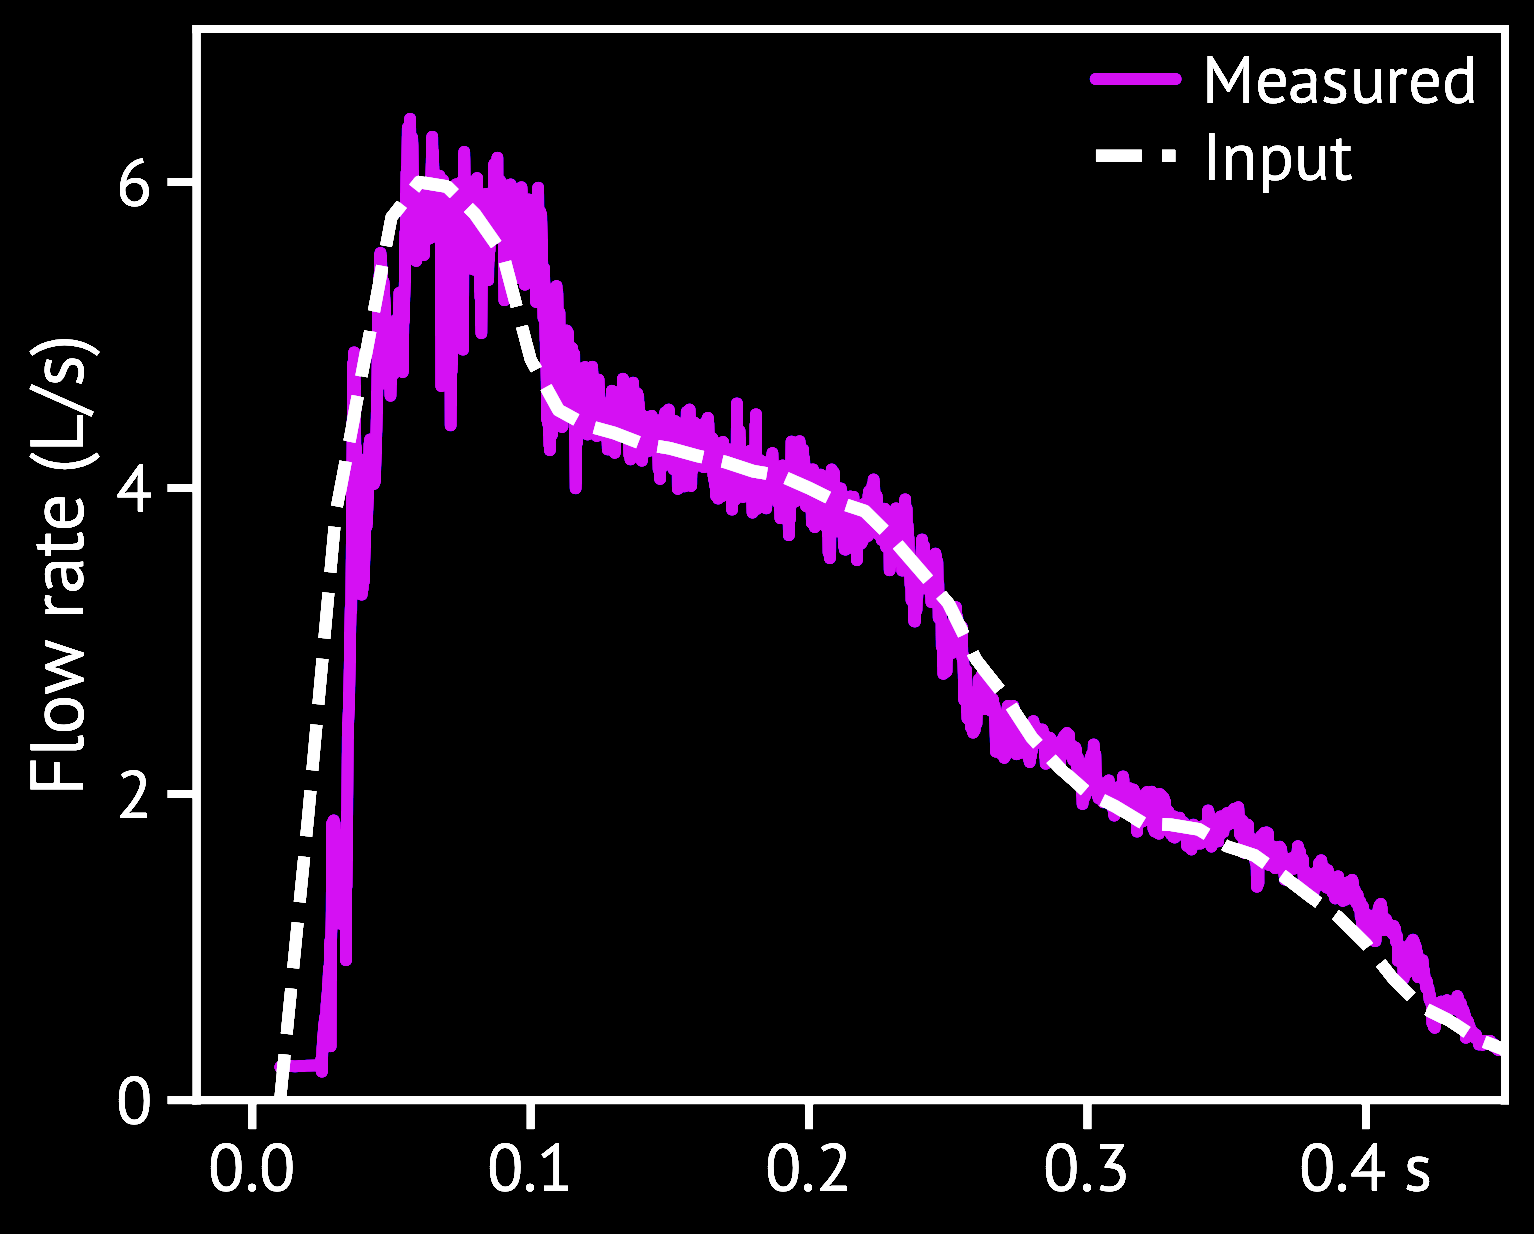

Reproduce this figure in Python.
import tkinter as tk
from tkinter import filedialog
from zipfile import Path
import pandas as pd
import matplotlib.pyplot as plt
from matplotlib.ticker import MaxNLocator
import numpy as np
import warnings

# Uncomment if you have cvd_check available
from tcm_utils import cvd_check as cvd
from tcm_utils.plot_style import (
    use_tcm_poster_style)

warnings.filterwarnings('ignore')


# def _combined_legend(ax1, ax2=None, loc='upper left', fontsize=9):
#     """Create a combined legend from ax1 and (optionally) ax2."""
#     handles1, labels1 = ax1.get_legend_handles_labels()
#     handles = list(handles1)
#     labels = list(labels1)

#     if ax2 is not None:
#         handles2, labels2 = ax2.get_legend_handles_labels()
#         for h, l in zip(handles2, labels2):
#             if l not in labels:
#                 handles.append(h)
#                 labels.append(l)

#     ax1.legend(handles, labels, loc=loc, fontsize=fontsize)


# def select_file(title):
#     """Open file dialog to select a CSV file."""
#     root = tk.Tk()
#     root.withdraw()
#     root.attributes("-topmost", True)
#     file_path = filedialog.askopenfilename(
#         parent=root,
#         title=title,
#         filetypes=[("CSV files", "*.csv"), ("All files", "*.*")]
#     )
#     root.destroy()
#     return file_path


def read_piv_data(file_path):
    """
    Read PIV data CSV file (needs clean single header row).
    """
    try:
        # PIV data has a simple single header row, read directly
        df = pd.read_csv(file_path, skipinitialspace=True)

        # Clean up whitespace in column names
        df.columns = df.columns.str.strip()

        print(f"\nPIV Data Columns: {df.columns.tolist()}")
        print(f"Number of rows: {len(df)}")
        print("First few rows:")
        print(df.head())

        return df
    except Exception as e:
        print(f"Error reading PIV data CSV: {e}")
        return None


def read_valve_data(file_path):
    """
    Read valve data CSV file with all metadata rows at top.
    """
    try:
        # Find the header row and extract T0
        t0 = None
        header_row_idx = None

        with open(file_path, 'r') as f:
            lines = f.readlines()

        for i, line in enumerate(lines):
            # Extract Trigger T0
            if 'Trigger T0' in line and '(us)' in line:
                try:
                    parts = line.split(',')
                    if len(parts) > 1:
                        t0 = float(parts[1].strip())
                except:
                    pass

            # Find the header row (contains 'us,v1 action' etc.)
            stripped = line.strip()
            if stripped.startswith('us,') or stripped.startswith('us '):
                header_row_idx = i
                print(f"Found header at line {i}: {stripped[:60]}")
                break

        if header_row_idx is None:
            raise ValueError(
                "Could not find data header row starting with 'us'")

        # Read CSV with the header at the correct position
        rows_to_skip = list(range(header_row_idx))

        df = pd.read_csv(
            file_path,
            skiprows=rows_to_skip,
            on_bad_lines='skip'
        )

        # Process the data
        df.columns = df.columns.str.strip()
        print(f"Columns found: {df.columns.tolist()}")

        # Remove empty rows
        df = df.dropna(how='all').reset_index(drop=True)

        # Convert to numeric
        df['us'] = pd.to_numeric(df['us'], errors='coerce')
        df['v1 action'] = pd.to_numeric(df['v1 action'], errors='coerce')

        # Remove rows where conversion failed
        df = df.dropna(subset=['us', 'v1 action']).reset_index(drop=True)

        print(f"Data shape after cleaning: {df.shape}")
        print(f"First few rows:\n{df.head()}")

        # Extract valve times
        closing = df['v1 action'] == 0
        opening = df['v1 action'] == 1

        if not closing.any():
            raise ValueError("No closing action (v1 action = 0) found")
        if not opening.any():
            raise ValueError("No opening action (v1 action = 1) found")

        closing_time = df.loc[closing, 'us'].iloc[0]
        opening_time = df.loc[opening, 'us'].iloc[0]

        df.attrs['t0'] = t0

        print(f"\nTrigger T0: {t0} µs")
        print(f"Opening: {opening_time} µs")
        print(f"Closing: {closing_time} µs")
        print(f"Final data shape: {df.shape}")

        return df, opening_time, closing_time

    except Exception as e:
        print(f"Error: {e}")
        import traceback
        traceback.print_exc()
        return None, None, None


def get_valve_opening(setpoint_mA):
    if setpoint_mA == -1.0:
        return None
    dict = {12.0: 0.0, 12.1: 0.00261, 12.2: 0.004617, 12.3: 0.006223, 12.4: 0.007629, 12.5: 0.009038, 12.6: 0.010651, 12.7: 0.01267, 12.8: 0.015298, 12.9: 0.018737, 13.0: 0.023187, 13.1: 0.028852, 13.2: 0.035892, 13.3: 0.04405, 13.4: 0.052834, 13.5: 0.061749, 13.6: 0.070547, 13.7: 0.079887, 13.8: 0.090635, 13.9: 0.103656, 14.0: 0.119699, 14.1: 0.138445, 14.2: 0.159008, 14.3: 0.180494, 14.4: 0.2021, 14.5: 0.223325, 14.6: 0.243735, 14.7: 0.262907, 14.8: 0.28105, 14.9: 0.299249, 15.0: 0.318644, 15.1: 0.339537, 15.2: 0.36084, 15.3: 0.381332, 15.4: 0.399795, 15.5: 0.415417, 15.6: 0.428971, 15.7: 0.44161, 15.8: 0.454487, 15.9: 0.468757,
            16.0: 0.485531, 16.1: 0.504894, 16.2: 0.525887, 16.3: 0.547501, 16.4: 0.568727, 16.5: 0.588557, 16.6: 0.606221, 16.7: 0.621993, 16.8: 0.636433, 16.9: 0.650103, 17.0: 0.663563, 17.1: 0.677362, 17.2: 0.691708, 17.3: 0.706415, 17.4: 0.721278, 17.5: 0.736089, 17.6: 0.750649, 17.7: 0.764894, 17.8: 0.778882, 17.9: 0.792673, 18.0: 0.806331, 18.1: 0.819916, 18.2: 0.833476, 18.3: 0.846996, 18.4: 0.860448, 18.5: 0.873805, 18.6: 0.887038, 18.7: 0.90012, 18.8: 0.913022, 18.9: 0.925717, 19.0: 0.938176, 19.1: 0.950373, 19.2: 0.962278, 19.3: 0.973864, 19.4: 0.985103, 19.5: 0.995967, 19.6: 1.0, 19.7: 1.0, 19.8: 1.0, 19.9: 1.0, 20.0: 1.0, 20.1: 1.0}
    return dict.get(setpoint_mA)


def identify_columns(piv_df, valve_df):
    """
    Identify columns by known indices.
    PIV data: time_s is column [1], flow_rate is column [3]
    Valve data: time (us) is column [0], setpoint mA is column [2], pressure is column [3]
    """
    # Get columns by index
    piv_cols = piv_df.columns.tolist()
    valve_cols = valve_df.columns.tolist()

    # Use known indices
    time_col_piv = piv_cols[1]
    flow_rate_col = piv_cols[3]
    time_col_valve = valve_cols[0]
    action_col = valve_cols[1]
    setpoint_col = valve_cols[2]
    pressure_col = valve_cols[3]

    return {
        'piv_time_col': time_col_piv,
        'flow_rate_col': flow_rate_col,
        'valve_time_col': time_col_valve,
        'action_col': action_col,
        'setpoint_col': setpoint_col,
        'pressure_col': pressure_col
    }


def get_iso_flow_rate(P_upstream, P_downstream, T_upstream, C, b):
    """
    Calculates flow rate Q according to ISO 6358 standards.
    P_upstream, P_downstream: Absolute pressure (bar)
    C: Sonic Conductance (L/s/bar)
    b: Critical pressure ratio
    """
    if P_downstream >= P_upstream:
        return 0.0

    T0 = 293.15
    pressure_ratio = P_downstream / P_upstream

    if pressure_ratio <= b:
        Q = C * P_upstream * np.sqrt(T0 / T_upstream)
    else:
        Q = C * P_upstream * np.sqrt(T0 / T_upstream) * \
            np.sqrt(1 - ((pressure_ratio - b) / (1 - b))**2)

    return Q


def new_calculate_theoretical_flow(valve_df, pressure_col, opening_time, closing_time):
    """Calculate theoretical flow rate using ISO 6358 standards."""

    # THESE VALUES ARE NOT USED ANYMORE. HAVE NOT BEEN USED FOR A WHILE FOR THE FLOW GOAL COMPARISON. WILL NOT DISTINGUISH BETWEEN PROP AND SOL
    C = 6.25  # Sonic Conductance (L/s/bar)
    b = 0.23   # Critical pressure ratio
    T_upstream = 293.15  # Temperature in Kelvin
    P_downstream = 1.01325  # Atmospheric pressure in bar

    valve_df = valve_df.copy()
    valve_df['theoretical_flow_L_s'] = 0.0

    for idx, row in valve_df.iterrows():
        time_us = row['us']
        P_upstream = row[pressure_col]

        if time_us < opening_time or time_us > closing_time:
            valve_df.at[idx, 'theoretical_flow_L_s'] = 0.0
            continue

        setpoint_mA = row.get('setpoint/mA', -1.0)
        valve_opening = get_valve_opening(setpoint_mA)

        if valve_opening is None or valve_opening == 0:
            valve_df.at[idx, 'theoretical_flow_L_s'] = 0.0
        else:
            C_effective = C * valve_opening
            flow_rate = get_iso_flow_rate(
                P_upstream, P_downstream, T_upstream, C_effective, b)
            valve_df.at[idx, 'theoretical_flow_L_s'] = flow_rate

    return valve_df


def synchronize_data(piv_df, valve_df, columns, opening_time, closing_time):
    """
    Synchronize PIV and valve data to a common time base.
    """
    # Configuration
    calibration_image_size_px = 1280
    video_image_size_px = 896
    cropping_factor_px = 72
    piv_scaling_factor = (video_image_size_px - 2 *
                          cropping_factor_px) / calibration_image_size_px
    piv_trigger_delay_s = 0.01
    piv_flow_delay = 0.0074

    time_col_piv = columns['piv_time_col']
    flow_rate_col = columns['flow_rate_col']
    time_col_valve = columns['valve_time_col']
    setpoint_col = columns['setpoint_col']
    pressure_col = columns['pressure_col']
    action_col = columns['action_col']

    # Get the T0 trigger time from valve data metadata
    t0_us = valve_df.attrs.get('t0')

    if t0_us is None:
        print(
            "Warning: Trigger T0 not found in metadata, using first valve time as reference")
        t0_us = valve_df[time_col_valve].iloc[0]

    # PIV data processing
    piv_df_sync = piv_df.copy()
    piv_df_sync['time_s'] = piv_df_sync[time_col_piv] + piv_trigger_delay_s

    # Scale the PIV flow rate
    if piv_scaling_factor != 1.0:
        piv_df_sync[flow_rate_col] = piv_df_sync[flow_rate_col] * \
            piv_scaling_factor

    # Valve data processing
    valve_df_sync = valve_df.copy()
    valve_df_sync['time_s'] = (valve_df_sync[time_col_valve] - t0_us) / 1e6

    # Calculate theoretical flow
    valve_df_sync = new_calculate_theoretical_flow(
        valve_df_sync, pressure_col, opening_time, closing_time)

    # Clean data
    piv_df_sync = piv_df_sync.dropna(subset=[flow_rate_col])
    valve_df_sync = valve_df_sync.dropna(subset=[setpoint_col])

    # Sort by time
    piv_df_sync = piv_df_sync.sort_values('time_s').reset_index(drop=True)
    valve_df_sync = valve_df_sync.sort_values('time_s').reset_index(drop=True)

    return piv_df_sync, valve_df_sync, flow_rate_col, setpoint_col, action_col


def synchronize_piv_like(piv_like_df, piv_time_col, flow_rate_col):
    """
    Apply the SAME time and flow adjustments used for the PIV stream to a PIV-like file
    (this is the external Goal flow CSV which has the same format as the PIV CSV).
    Returns a copy with a 'time_s' column and adjusted flow column.
    """
    # Configuration (must match synchronize_data) ---
    calibration_image_size_px = 1280
    video_image_size_px = 896
    cropping_factor_px = 72
    piv_scaling_factor = (video_image_size_px - 2 *
                          cropping_factor_px) / calibration_image_size_px
    # This is the delay caused by the solenoid opening 10ms before executing the flow profile series! There is of course no piv trigger delay, because it is no measurement
    solenoid_execution_delay_s = 0.01

    df = piv_like_df.copy()

    # Time sync (same rule as PIV)
    # trigger-aligned time without any FRL (flow-response-lag) correction.

    df['time_s_base'] = df[piv_time_col] + solenoid_execution_delay_s

    # time_s: time used for plotting/analysis (optionally FRL-corrected)
    df['time_s'] = df['time_s_base']

    # if subtract_FRL:
    #     df['time_s'] = df['time_s_base'] - piv_flow_delay

    # Flow scaling / leakage subtraction (same rule as PIV)
    # if piv_scaling_factor != 1.0 and piv_flow_leakage != 0.0:
    #     df[flow_rate_col] = (df[flow_rate_col] * piv_scaling_factor)
    #     if subtract_nebulizer_flowrate:
    #         df[flow_rate_col] = df[flow_rate_col] - piv_flow_leakage

    df[flow_rate_col] = df[flow_rate_col]

    df = df.dropna(subset=[flow_rate_col]).sort_values(
        'time_s').reset_index(drop=True)
    return df


def compute_cough_segment(time_s: np.ndarray,
                          flow_L_s: np.ndarray,
                          eps: float = 1e-6,
                          segment_window_s: tuple[float, float] | None = None):
    """
    Determine cough segment indices (i0, i1) inclusive.

    If segment_window_s=(t_start, t_end) is provided, the segment is defined strictly by that time window.
    Otherwise, it falls back to the contiguous positive-flow segment around the global peak (flow > eps).

    Returns (i0, i1). If no segment found, returns full range.
    """
    n = len(time_s)
    if n < 2:
        return 0, max(0, n - 1)

    # Explicit window mode (goal-file driven)
    if segment_window_s is not None:
        t_start, t_end = segment_window_s
        if t_end < t_start:
            t_start, t_end = t_end, t_start

        mask = (time_s >= t_start) & (time_s <= t_end)
        if np.any(mask):
            idx = np.where(mask)[0]
            return int(idx[0]), int(idx[-1])

        # If no points fall inside the window, fall back to nearest indices
        i0 = int(np.clip(np.searchsorted(time_s, t_start, side='left'), 0, n - 1))
        i1 = int(np.clip(np.searchsorted(
            time_s, t_end, side='right') - 1, 0, n - 1))
        if i1 < i0:
            i0, i1 = i1, i0
        return i0, i1

    # Automatic mode
    mask = flow_L_s > eps
    if not np.any(mask):
        return 0, n - 1

    peak_idx = int(np.nanargmax(flow_L_s))

    if not mask[peak_idx]:
        pos_idx = np.where(mask)[0]
        return int(pos_idx[0]), int(pos_idx[-1])

    i0 = peak_idx
    while i0 > 0 and mask[i0 - 1]:
        i0 -= 1

    i1 = peak_idx
    while i1 < n - 1 and mask[i1 + 1]:
        i1 += 1

    return i0, i1


def compute_piv_curve_properties(piv_df: pd.DataFrame,
                                 time_col: str,
                                 flow_col: str,
                                 eps: float = 1e-6,
                                 segment_window_s: tuple[float, float] | None = None):
    """
    Computes 3 properties for a flow curve:
      1) Peak flow (L/s)
      2) Cough duration (s)
      3) Total expired volume (L) = integral of flow over time

    Segment definition:
      - If segment_window_s is provided, that window is used (goal-file driven, preferred).
      - Otherwise, uses the positive-flow segment around the peak (legacy).

    NOTE: Using an explicit segment window prevents any post-curve drift from affecting the trapezoid integration.
    """
    df = piv_df[[time_col, flow_col]].dropna().copy()
    df = df.sort_values(time_col)

    t = df[time_col].to_numpy(dtype=float)
    f = df[flow_col].to_numpy(dtype=float)

    # Ensure increasing time for integration
    order = np.argsort(t)
    t = t[order]
    f = f[order]

    # Identify segment
    i0, i1 = compute_cough_segment(
        t, f, eps=eps, segment_window_s=segment_window_s)

    t_seg = t[i0:i1 + 1]
    f_seg = f[i0:i1 + 1]

    peak_flow = float(np.nanmax(f_seg)) if len(f_seg) else float(np.nanmax(f))
    t_peak = float(t_seg[np.nanargmax(f_seg)]) if len(
        f_seg) else float(t[np.nanargmax(f)])

    duration = float(t_seg[-1] - t_seg[0]) if len(t_seg) >= 2 else 0.0

    # Total expired volume (L): integrate flow (L/s) over time (s)
    volume_L = float(np.trapezoid(f_seg, t_seg)) if len(t_seg) >= 2 else 0.0

    return {
        "peak_flow_L_s": peak_flow,
        "t_peak_s": t_peak,
        "duration_s": duration,
        "volume_L": volume_L,
        "segment_start_s": float(t_seg[0]) if len(t_seg) else float(t[0]),
        "segment_end_s": float(t_seg[-1]) if len(t_seg) else float(t[-1]),
    }


def plot_single_dataset_accuracy(ds, plot_config, colors, goal_df=None, goal_flow_col=None, goal_label='Goal flow', output_pdf='simple_flowcurve.pdf'):
    """
    Plot ONE dataset showing:
      - Valve mA setpoint (right axis, step plot)
      - Goal/theoretical flow rate (left axis)
      - PIV measured flow rate (left axis)
    """
    piv_df = ds['piv_df']
    valve_df = ds['valve_df']
    flow_col = ds['flow_col']
    setpoint_col = ds['setpoint_col']
    label = ds.get('label', 'Dataset')

    from pathlib import Path

    import numpy as np
    import matplotlib.pyplot as plt

    from tcm_utils.cough_model import CoughModel
    from tcm_utils.cvd_check import set_cvd_friendly_colors
    from tcm_utils.plot_style import (
        add_label,
        append_unit_to_last_ticklabel,
        plot_binned_area,
        raise_axis_frame,
        set_log_axes,
        set_grid,
        use_tcm_poster_style,
        set_ticks_every
    )

    fig, ax1 = plt.subplots(1, 1, figsize=(5.0, 4.0), constrained_layout=False)
    # Keep fixed margins so axes/labels do not shift between export variants.
    fig.subplots_adjust(left=0.14, right=0.86, bottom=0.14, top=0.96)
    set_grid(ax1, mode="vertical", on=False)

    # ax1.plot(t_s, q_lps, color=colors[0])

    show_input = plot_config.get('show_input', True)
    show_setpoint = plot_config.get('show_setpoint', False)
    show_measured = plot_config.get('show_measured', True)

    line_measured = None
    if show_measured:
        # Draw measured first and with lower z-order so input stays in front.
        line_measured, = ax1.plot(
            piv_df['time_s'], piv_df[flow_col], color=colors[-2],
            linewidth=2.5, zorder=1, label=f'{label} - PIV measured'
        )

    # Goal flow: prefer external goal file if provided, otherwise skip.
    line_goal = None
    if show_input and goal_df is not None and goal_flow_col is not None:
        line_goal, = ax1.plot(goal_df['time_s'], goal_df[goal_flow_col],
                              linewidth=2.5, linestyle='--', color=colors[0], alpha=1, zorder=3,
                              label=goal_label)
    ax1.set_ylabel("Flow rate (L/s)")

    # Always create and style the secondary axis so layout stays identical.
    ax2 = ax1.twinx()
    ax2.set_ylim(12, 20)
    if show_setpoint:
        ax2.set_ylabel('Setpoint (mA)', color=colors[4])
        ax2.tick_params(axis='y', labelcolor=colors[4])
    else:
        transparent = (0, 0, 0, 0)
        ax2.set_ylabel('Setpoint (mA)', color=transparent)
        ax2.tick_params(axis='y', colors=transparent, labelcolor=transparent)

    line_setpoint = None
    if show_setpoint:
        valve_df_filtered = valve_df[valve_df[setpoint_col] != -1]
        if not valve_df_filtered.empty:
            line_setpoint, = ax2.plot(
                valve_df_filtered['time_s'],
                valve_df_filtered[setpoint_col],
                color=colors[4],
                linewidth=2.5,
                linestyle=':',
                drawstyle='steps-post',
                label='Valve setpoint (mA)'
            )

    # # Gupta model
    # MODEL_GENDER = "Male"
    # MODEL_WEIGHT_KG = 71.0
    # MODEL_HEIGHT_M = 1.94

    # cough = CoughModel.from_gupta(
    #     gender=str(MODEL_GENDER),
    #     weight_kg=float(MODEL_WEIGHT_KG),
    #     height_m=float(MODEL_HEIGHT_M),
    # )
    # t_model_s, q_model_lps = cough.flow(time_s=goal_df['time_s'], units="L/s")
    # t_model_s = np.asarray(t_model_s, dtype=float)
    # q_model_lps = np.asarray(q_model_lps, dtype=float)

    # ax1.plot(t_model_s, q_model_lps, linewidth=3,
    #          linestyle="--", color="#a9cba0")

    # # Valve open/close markers (optional)
    # if plot_config.get('plot_open_close', False):
    #     opening_time = ds['opening_time']
    #     closing_time = ds['closing_time']
    #     t0_us = valve_df.attrs.get('t0', 0.0)
    #     time_closed = (closing_time - t0_us) / 1E6
    #     time_opened = (opening_time - t0_us) / 1E6
    #     ax1.axvline(x=float(time_opened), color='green', linestyle='--',
    #                 linewidth=1.5, alpha=0.7, label='Solenoid Open')
    #     ax1.axvline(x=float(time_closed), color='orange', linestyle='--',
    #                 linewidth=1.5, alpha=0.7, label='Solenoid Close')

    ax1.set_xlim(-0.02, 0.45)
    # y_max = float(np.nanmax([np.nanmax(flow_lps), np.nanmax(q_model_lps)]))
    ax1.set_ylim(0, 7)

    # ax1.set_ylabel("Flow rate (L/s)")
    # ax1.set_xlim(0, 0.5)
    # ax1.set_ylim(0, max(1.0, float(np.nanmax(q_lps)) * 1.05))
    # add_label(ax1, "Input", xy=(0.20, 3), ha="right",
    #           coord_system="data", color="black")
    # add_label(ax1, "Measured", xy=(0.13, 6),
    #           coord_system="data", color="#2ba02b")

    legend_handles = []
    legend_labels = []
    if line_measured is not None:
        legend_handles.append(line_measured)
        legend_labels.append('Measured')
    if line_goal is not None:
        legend_handles.append(line_goal)
        legend_labels.append('Input')
    if line_setpoint is not None:
        legend_handles.append(line_setpoint)
        legend_labels.append('Valve setting')
    if legend_handles:
        ax1.legend(legend_handles, legend_labels,
                   loc='upper right', bbox_to_anchor=(0.50, 0.98, 0.48, 0.01),
                   mode='expand', borderaxespad=0.0)
    set_ticks_every(ax1, axis="x", step=0.1)
    set_ticks_every(ax1, axis="y", step=2)
    append_unit_to_last_ticklabel(ax1, axis="x", unit="s", fmt="{x:.1f}")

    raise_axis_frame(ax1)

    OUT_PDF = Path(output_pdf)
    OUT_PDF.parent.mkdir(parents=True, exist_ok=True)
    fig.savefig(OUT_PDF)
    plt.close(fig)

    print(f"Saved: {OUT_PDF}")


# def plot_triple_datasets(datasets, plot_config):
#     """
#     Plot three datasets on the same figure with dual y-axes.

#     datasets: list of dicts, each containing:
#         - 'piv_df': synchronized PIV dataframe
#         - 'valve_df': synchronized valve dataframe
#         - 'flow_col': flow rate column name
#         - 'setpoint_col': setpoint column name
#         - 'opening_time': valve opening time
#         - 'closing_time': valve closing time
#         - 'label': label for this dataset (e.g., 'Dataset 1', 'Trial A', etc.)

#     plot_config: dict with boolean flags:
#         - 'plot_theoretical': whether to plot theoretical flow
#         - 'plot_mA': whether to plot setpoint mA
#         - 'plot_open_close': whether to plot valve action lines
#     """

#     fig, ax1 = plt.subplots(figsize=(8, 6))

#     # Define colors and line styles for the three datasets
#     colors = ["#0072B2", "#E69F00", "#009E73"]
#     theoretical_colors = ['tab:cyan', 'gold', 'lightgreen']
#     linestyles = ['-', '-', '-']
#     theoretical_linestyles = ['--', '--', '--']
#     alphas = [0.9, 0.8, 0.7]

#     # Calculate max flow rate across all datasets
#     max_flow_rate = 0
#     for i, ds in enumerate(datasets):
#         piv_df = ds['piv_df']
#         valve_df = ds['valve_df']
#         flow_col = ds['flow_col']

#         max_flow_measured = piv_df[flow_col].max()
#         max_flow_rate = max(max_flow_rate, max_flow_measured)

#         if plot_config['plot_theoretical']:
#             max_flow_theoretical = valve_df['theoretical_flow_L_s'].max()
#             max_flow_rate = max(max_flow_rate, max_flow_theoretical)

#     flow_rate_max_limit = max_flow_rate + 1

#     # Setup left y-axis (flow rate)
#     ax1.set_xlabel('Time (s)', fontsize=14, fontweight='bold')
#     ax1.set_ylabel('Flow Rate (L/s)', color='black',
#                    fontsize=14, fontweight='bold')
#     ax1.set_ylim([0, flow_rate_max_limit])
#     ax1.tick_params(axis='y', labelcolor='black', direction='inout')
#     ax1.grid(True, alpha=0.4)

#     all_lines = []

#     # Plot each dataset
#     for i, ds in enumerate(datasets):
#         piv_df = ds['piv_df']
#         valve_df = ds['valve_df']
#         flow_col = ds['flow_col']
#         setpoint_col = ds['setpoint_col']
#         label = ds.get('label', f'Dataset {i+1}')

#         # Plot measured flow rate
#         line = ax1.plot(piv_df['time_s'], piv_df[flow_col],
#                         color=colors[i], linewidth=2.0,
#                         linestyle=linestyles[i], alpha=alphas[i],
#                         label=f'{label} - Measured')
#         all_lines.extend(line)

#         # Plot theoretical flow rate
#         if plot_config['plot_theoretical']:
#             line_th = ax1.plot(valve_df['time_s'], valve_df['theoretical_flow_L_s'],
#                                color=theoretical_colors[i], linewidth=2.0,
#                                linestyle=theoretical_linestyles[i],
#                                alpha=0.7,
#                                label=f'{label} - Theoretical')
#             all_lines.extend(line_th)

#     # Setup right y-axis for setpoint (only if requested)
#     ax2 = None
#     if plot_config['plot_mA']:
#         ax2 = ax1.twinx()
#         color_setpoint = 'tab:red'
#         ax2.set_ylabel('Setpoint (mA)', color=color_setpoint,
#                        fontsize=12, fontweight='bold')
#         ax2.set_ylim([12, 20])
#         ax2.tick_params(axis='y', labelcolor=color_setpoint)

#         # Plot setpoint for first dataset (assuming all are similar)
#         valve_df = datasets[0]['valve_df']
#         setpoint_col = datasets[0]['setpoint_col']
#         valve_df_filtered = valve_df[valve_df[setpoint_col] != -1]
#         line_setpoint = ax2.plot(valve_df_filtered['time_s'], valve_df_filtered[setpoint_col],
#                                  color=color_setpoint, linewidth=2,
#                                  label=f'Setpoint ({setpoint_col})',
#                                  linestyle=':', drawstyle='steps-post')
#         all_lines.extend(line_setpoint)

#     # Plot valve actions (using first dataset as reference)
#     if plot_config['plot_open_close']:
#         ds0 = datasets[0]
#         valve_df = ds0['valve_df']
#         opening_time = ds0['opening_time']
#         closing_time = ds0['closing_time']

#         time_closed = (closing_time - valve_df.attrs['t0']) / 1E6
#         time_opened = (opening_time - valve_df.attrs['t0']) / 1E6

#         ax1.axvline(x=float(time_closed), color='orange', linestyle='--',
#                     linewidth=1.5, alpha=0.7, label='Solenoid Valve Closed')
#         ax1.axvline(x=float(time_opened), color='green', linestyle='--',
#                     linewidth=1.5, alpha=0.7, label='Solenoid Valve Opened')

#     # Title
#     title_parts = []
#     if plot_config['plot_theoretical']:
#         title_parts.append('Measured vs. Theoretical Flow Rates')
#     else:
#         title_parts.append('Measured Flow Rates')

#     if plot_config['plot_mA']:
#         title_parts.append('Valve Setpoint')

#     title = ' & '.join(title_parts) + ' - Triple Measurement Comparison'
#     plt.title(title, fontsize=16, fontweight='bold', pad=20)

#     # Combined legend
#     _combined_legend(
#         ax1, ax2=ax2 if plot_config['plot_mA'] else None, loc='upper left', fontsize=9)

#     fig.tight_layout()
#     print("\nPlot displayed. Close the plot window to exit.")
#     plt.show()
#     print("Plot closed. Exiting.")


def main():
    """Main execution function for triple dataset comparison (two plots)."""
    print("="*70)
    print("Triple Dataset Flow Rate Comparison Tool")
    print("="*70)

    datasets = []

    # First we load and handle the goal flow datafile

    # Select external GOAL flow file (same format as PIV CSV)
    print("Select GOAL flow CSV file (same format as a PIV datafile):")
    goal_file = "/Users/tommieverouden/Library/CloudStorage/OneDrive-UniversityofTwente/Teaching & supervision/2025-11 Tijn/Random/Plot Tijn/goal file piv format.csv"
    goal_df_raw = read_piv_data(goal_file)
    if goal_df_raw is None:
        print("Error reading goal flow file. Exiting.")
        return

    # Determine columns for goal file using the same indices as PIV
    goal_cols = goal_df_raw.columns.tolist()
    if len(goal_cols) < 4:
        print("Goal flow file does not have enough columns (expected >= 4). Exiting.")
        return

    goal_time_col = goal_cols[1]
    goal_flow_col = goal_cols[3]

    # Synchronize goal flow using the same PIV rules
    goal_df = synchronize_piv_like(goal_df_raw, goal_time_col, goal_flow_col)

    # Goal-determined cough segment for PIV analysis:
    #   start = start of goal file (trigger-aligned) + FRL timing
    #   end   = end of goal file (trigger-aligned) + FRL timing
    if 'time_s_base' in goal_df.columns:
        goal_t0 = float(goal_df['time_s_base'].min())
        goal_t1 = float(goal_df['time_s_base'].max())
    else:
        # Fallback (should not happen): use time_s, but this will include all measured values and will mess with integrated CEV because of leakage flow
        goal_t0 = float(goal_df['time_s'].min())
        goal_t1 = float(goal_df['time_s'].max())
    goal_segment_window_piv = (
        goal_t0 + float(piv_flow_delay), goal_t1 + float(piv_flow_delay))
    goal_segment_window_goal = (
        float(goal_df['time_s'].min()), float(goal_df['time_s'].max()))

    print("\n" + "="*70)
    print("GOAL FLOW CURVE PROPERTIES")
    print("="*70)

    goal_props = compute_piv_curve_properties(
        goal_df,
        time_col='time_s',
        flow_col=goal_flow_col,
        eps=1e-6,
        segment_window_s=goal_segment_window_goal
    )

    print(
        f"  1) Peak flow        : {goal_props['peak_flow_L_s']:.3f} L/s at t = {goal_props['t_peak_s']:.4f} s")
    print(f"  2) Cough duration   : {goal_props['duration_s']:.4f} s "
          f"(segment {goal_props['segment_start_s']:.4f} → {goal_props['segment_end_s']:.4f} s)")
    print(f"  3) Total volume exp.: {goal_props['volume_L']:.4f} L")
    print("="*70 + "\n")

    # Then we plot and calculate the three overlapping runs

    # Load 3 dataset pairs
    for i in range(n_datasets):
        print(f"\n{'='*70}")
        print(f"DATASET {i+1}")
        print(f"{'='*70}")

        # Get custom label for this dataset
        # print(
        #     f"\nEnter a label for Dataset {i+1} (or press Enter for default):")
        # label = input(f"Label (default: 'Dataset {i+1}'): ").strip()
        # if not label:
        label = f'Dataset {i+1}'

        # Select PIV file
        print(f"\nSelect PIV data CSV file for {label}:")
        piv_file = "/Users/tommieverouden/Library/CloudStorage/OneDrive-UniversityofTwente/Teaching & supervision/2025-11 Tijn/Random/Plot Tijn/flow_rate.csv"
        # if not piv_file:
        #     print(f"No PIV data file selected for {label}. Exiting.")
        #     return
        print(f"Selected: {piv_file}")

        # Select Valve file
        # print(f"\nSelect valve data CSV file for {label}:")
        valve_file = "/Users/tommieverouden/Library/CloudStorage/OneDrive-UniversityofTwente/Teaching & supervision/2025-11 Tijn/Random/Plot Tijn/Test1CalibratedCurve_20260128-115204.csv"
        if not valve_file:
            print(f"No valve data file selected for {label}. Exiting.")
            return
        print(f"Selected: {valve_file}")

        # Read files
        print(f"\nReading {label} files...")
        piv_df = read_piv_data(piv_file)
        valve_df, opening_time, closing_time = read_valve_data(valve_file)

        if piv_df is None or valve_df is None:
            print(f"Error reading files for {label}. Exiting.")
            return

        # Identify columns
        columns = identify_columns(piv_df, valve_df)

        # Synchronize data
        piv_sync, valve_sync, flow_col, setpoint_col, action_col = synchronize_data(
            piv_df, valve_df, columns, opening_time, closing_time)

        # Store dataset
        datasets.append({
            'piv_df': piv_sync,
            'valve_df': valve_sync,
            'flow_col': flow_col,
            'setpoint_col': setpoint_col,
            'opening_time': opening_time,
            'closing_time': closing_time,
            'label': label
        })

        # Compute & print 3 properties for THIS PIV curve (the cough)
        props = compute_piv_curve_properties(
            piv_sync,
            time_col='time_s',
            flow_col=flow_col,
            eps=1e-6,
            segment_window_s=goal_segment_window_piv
        )

        print("\n" + "-"*70)
        print(f"PIV curve properties for {label}:")
        print(
            f"  1) Peak flow        : {props['peak_flow_L_s']:.3f} L/s at t = {props['t_peak_s']:.4f} s")
        print(f"  2) Cough duration   : {props['duration_s']:.4f} s "
              f"(segment {props['segment_start_s']:.4f} → {props['segment_end_s']:.4f} s)")
        print(f"  3) Total volume exp.: {props['volume_L']:.4f} L")
        print("-"*70 + "\n")

        print(f"✓ {label} loaded and synchronized successfully!")

    # Plot 1: accuracy for ONE dataset
    # print("\n" + "="*70)
    # print("ACCURACY PLOT (ONE DATASET)")
    # print("="*70)
    # print("Which dataset do you want to use for the accuracy plot?")
    # print("Enter 1, 2, or 3 (default: 1)")
    choice = 1
    try:
        idx = int(choice) - 1 if choice else 0
    except ValueError:
        idx = 0
    idx = max(0, min(2, idx))

    colors = use_tcm_poster_style(dark_mode=True, black_white_first=True)

    # Export 1: input only
    plot_single_dataset_accuracy(
        datasets[idx],
        {
            'show_input': True,
            'show_setpoint': False,
            'show_measured': False,
        },
        colors=colors,
        goal_df=goal_df,
        goal_flow_col=goal_flow_col,
        goal_label='Goal flow (external)',
        output_pdf='simple_flowcurve1_dark.pdf'
    )

    # Export 2: input + setpoint
    plot_single_dataset_accuracy(
        datasets[idx],
        {
            'show_input': True,
            'show_setpoint': True,
            'show_measured': False,
        },
        colors=colors,
        goal_df=goal_df,
        goal_flow_col=goal_flow_col,
        goal_label='Goal flow (external)',
        output_pdf='simple_flowcurve2_dark.pdf'
    )

    # Export 3: input + setpoint + measured (measured drawn behind input)
    plot_single_dataset_accuracy(
        datasets[idx],
        {
            'show_input': True,
            'show_setpoint': True,
            'show_measured': True,
        },
        colors=colors,
        goal_df=goal_df,
        goal_flow_col=goal_flow_col,
        goal_label='Goal flow (external)',
        output_pdf='simple_flowcurve3_dark.pdf'
    )

    # # Plot 2: overlap/similarity plot for all runs
    # print("\n" + "="*70)
    # print("OVERLAY PLOT (ALL 3 DATASETS)")
    # print("="*70)

    # plot_config = {
    #     'plot_theoretical': PLOT_THEORETICAL,
    #     'plot_mA': PLOT_MA,
    #     'plot_open_close': PLOT_OPEN_CLOSE
    # }

    # print("\nCreating overlay plot...")
    # plot_triple_datasets(datasets, plot_config)


if __name__ == "__main__":
    # Configuration flags
    PLOT_MA = False

    # PLOT THEORETICAL DOES NOT WORK ANYMORE!!!!! Keep turned off! Wrong values and calculations
    PLOT_THEORETICAL = False

    PLOT_OPEN_CLOSE = False
    subtract_FRL = True
    subtract_nebulizer_flowrate = False
    piv_flow_leakage = 0.19
    piv_flow_delay = 0.0078

    # Nuber of datasets to compare; minimum is 1. These will also be used to plot the goal flow rate file against
    n_datasets = 1

    main()
